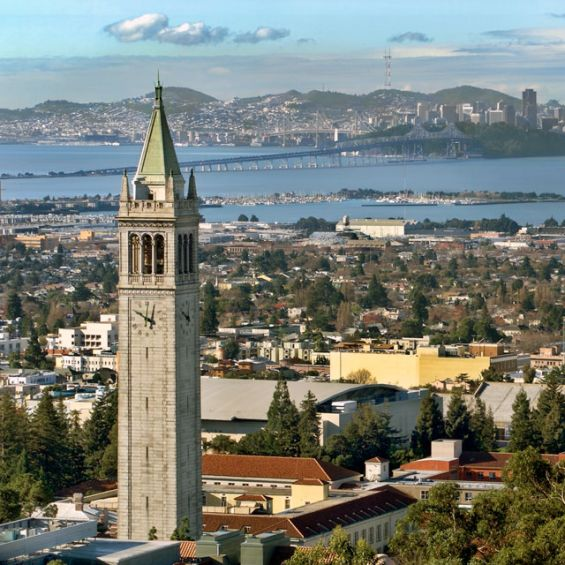
#> input picture HW2/q1.jpg, 565 x 565 px
$ jupyter execute HW2-AmirhoseinYari-98109718-Q1.ipynb
#> lines starting #> are read from the running program, lines starting #| are printed output that depends on the picture
## part 1

[cell 1]
import imageio as iio
import numpy as np
from matplotlib import pyplot as plt

[cell 2]
image = iio.imread('q1.jpg')
#> image is the input picture: shape (565, 565, 3); mean R, G, B 120.4, 125.7, 118.7
image_fourier = np.fft.fftshift(np.fft.fft2(image))
N = np.max(abs(image_fourier))
#> N = 370724
plt.imshow((255*abs(image_fourier/N)).astype(np.uint8));
iio.imwrite('q1_res01.jpg',(255*abs(image_fourier/N)).astype(np.uint8))
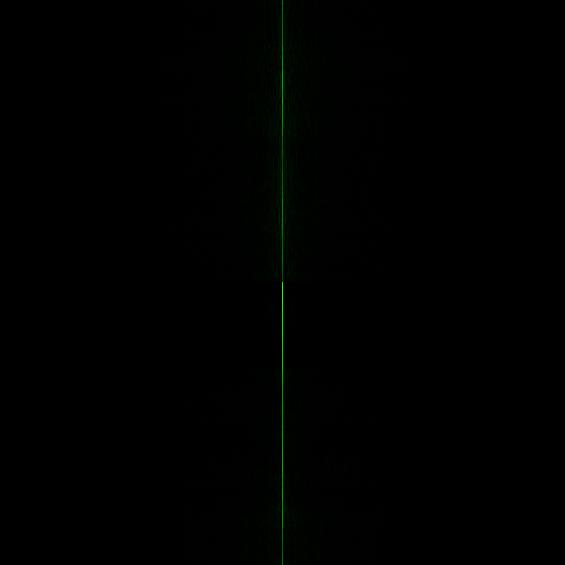
#> saved as q1_res01.jpg: shape (565, 565, 3); mean R, G, B 0.3, 0.8, 0.3

[cell 3]
(m, n, color) = image_fourier.shape
#> m = 565; n = 565; color = 3
sigma = m/2;
#> sigma = 282.5
H_hp = np.zeros((m, n, color))
for i in range(m):
    for j in range(n):
            r = np.sqrt((i-m/2)**2+(j-n/2)**2)
            H_hp[i,j] = 1 - np.exp(-r**2/2/sigma**2)
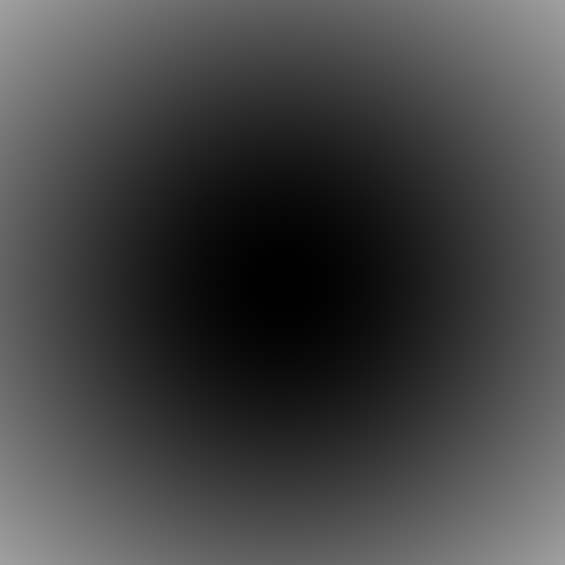
#> H_hp: shape (565, 565, 3) float64; min 3.13e-06, max 0.632, mean 0.268
#plt.imshow(255*H_hp, cmap='gray');
iio.imwrite('q1_res02.jpg',(255*H_hp/np.max(H_hp)).astype(np.uint8))
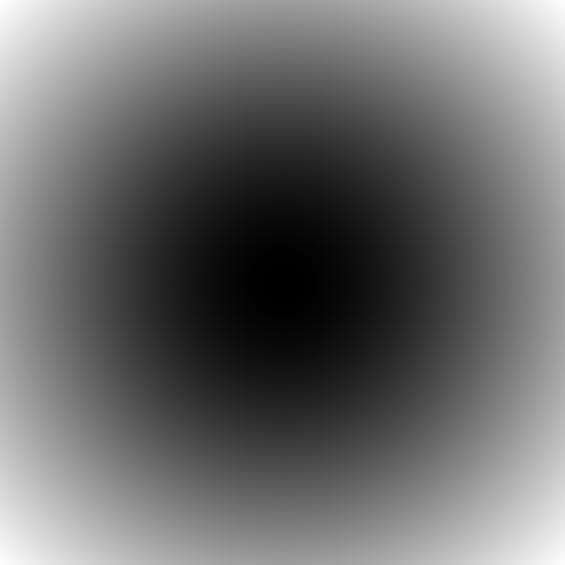
#> saved as q1_res02.jpg: shape (565, 565, 3); min 0, max 255, mean 107.6

[cell 4]
k = 2
sharpen1_fft = image_fourier + k*H_hp*image_fourier
N1 = np.max(abs(sharpen1_fft))
#> N1 = 379952.5
iio.imwrite('q1_res03.jpg',(255*abs(sharpen1_fft/N)).astype(np.uint8))

plt.figure(figsize = (12, 12))
plt.subplot(1,2,1)
plt.imshow((255*abs(image_fourier/N)).astype(np.uint8));
plt.title('image_fft')

plt.subplot(1,2,2)
plt.imshow((255*abs(sharpen1_fft/N1)).astype(np.uint8));
plt.title('after sharpening');
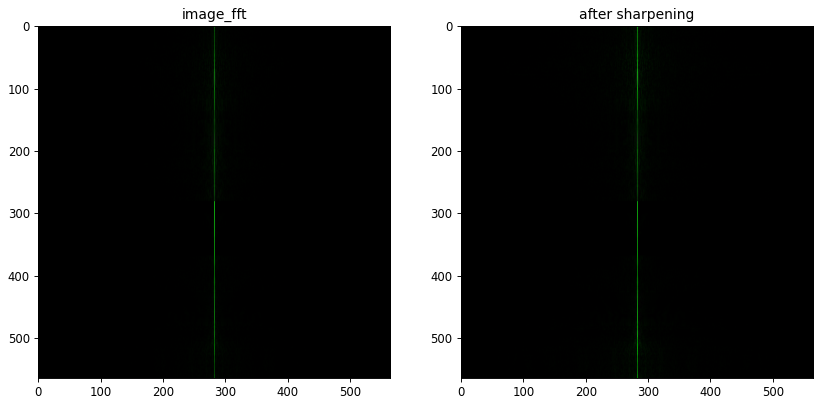
#> figure drawn by matplotlib, 2 panels

[cell 5]
sharpen1 = np.abs(np.fft.ifft2(np.fft.ifftshift(sharpen1_fft)))
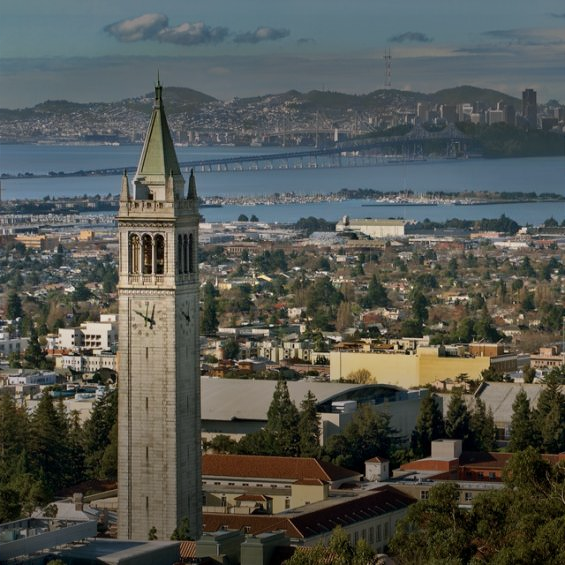
#> sharpen1: shape (565, 565, 3) float64; mean of channels 0, 1, 2 153.6, 159, 149.2; drawn with min black and max white
N1 = np.max(sharpen1)
#> N1 = 465.8
iio.imwrite('q1_res04.jpg',(255*sharpen1/N1).astype(np.uint8))

plt.figure(figsize = (16, 12))
plt.subplot(1,3,1)
plt.imshow(image);
plt.title('image');

plt.subplot(1,3,2)
plt.imshow((255*sharpen1/N1).astype(np.uint8));
plt.title('sharpen image');

plt.subplot(1,3,3)
plt.imshow((255*sharpen1/N1).astype(np.uint8)-image);
plt.title('diff');
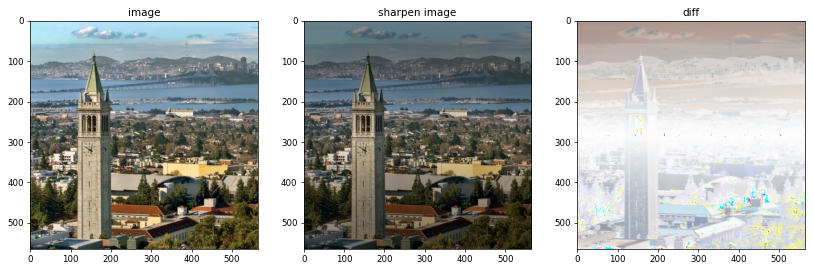
#> figure drawn by matplotlib, 3 panels

## part 2

[cell 6]
image = iio.imread('q1.jpg')
F = np.fft.fftshift(np.fft.fft2(image))
(m, n, color) = F.shape
MaskR2 = np.zeros((m, n, color))
for i in range(m):
    for j in range(n):
        MaskR2 = 4*np.pi**2*((i-m/2)**2+(j-n/2)**2)
F1 = MaskR2*F #q1_res05
N1 = np.max(abs(F1))
#> N1 = 2.32e+12
iio.imwrite('q1_res05.jpg',abs(255*F1/N1).astype(np.uint8))

[cell 7]
unsharpMask = np.abs(np.fft.ifft2(np.fft.ifftshift(F1)))
tempN = np.max(unsharpMask)
#> tempN = 1.6e+09
iio.imwrite('q1_res06.jpg',abs(255*unsharpMask/tempN).astype(np.uint8))

[cell 8]
k = 2
Final = image + k*unsharpMask
tempN = np.max(Final)
#> tempN = 3.19e+09
iio.imwrite('q1_res07.jpg',abs(255*Final/tempN).astype(np.uint8))

plt.figure(figsize = (16, 12))
plt.subplot(1,3,1)
plt.imshow(image);
plt.title('image');

plt.subplot(1,3,2)
plt.imshow((255*Final/tempN).astype(np.uint8));
plt.title('sharpen image');

plt.subplot(1,3,3)
plt.imshow((255*Final/tempN).astype(np.uint8)-image);
plt.title('diff');
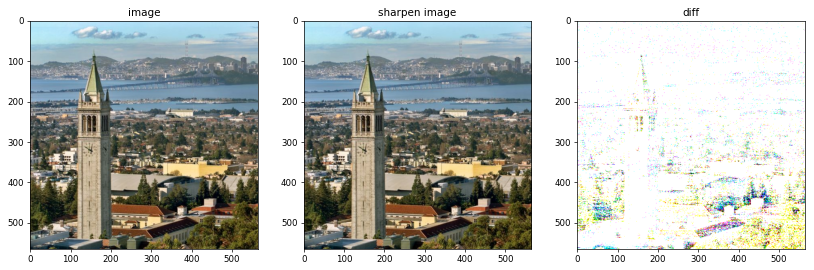
#> figure drawn by matplotlib, 3 panels

$ run again, with HW2/q1_res02.jpg copied over HW2/q1.jpg
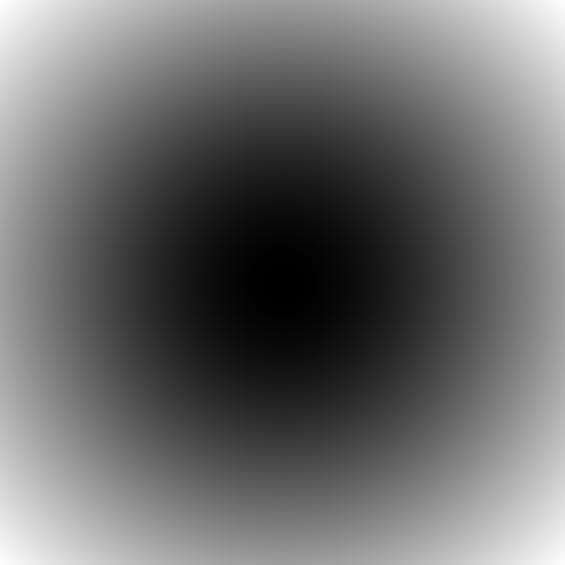
#> input picture HW2/q1_res02.jpg, 565 x 565 px
#> image is the input picture: shape (565, 565, 3); min 0, max 255, mean 107.6
#> N = 327864
#> `N1 = np.max(abs(sharpen1_fft))`: N1 = 327866.1
#> `sharpen1 = np.abs(np.fft.ifft2(np.fft.ifftshift(sharpen1_fft)))`:
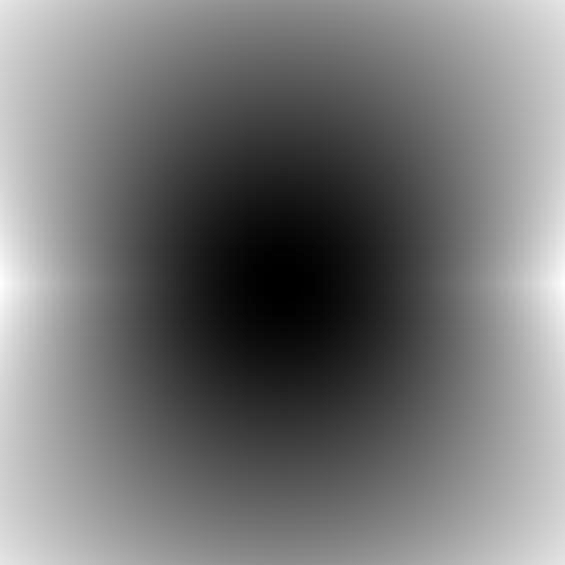
#> sharpen1: shape (565, 565, 3) float64; min 3.66e-05, max 282.4, mean 129.2; drawn with min black and max white
#> `N1 = np.max(sharpen1)`: N1 = 282.4
#> `N1 = np.max(abs(F1))`: N1 = 2.05e+12
#> `tempN = np.max(unsharpMask)`: tempN = 1.6e+09
#> `tempN = np.max(Final)`: tempN = 3.19e+09
#> `[cell 8] k = 2 Final = image + k*unsharpMask tempN = np.max(Final) iio..`:
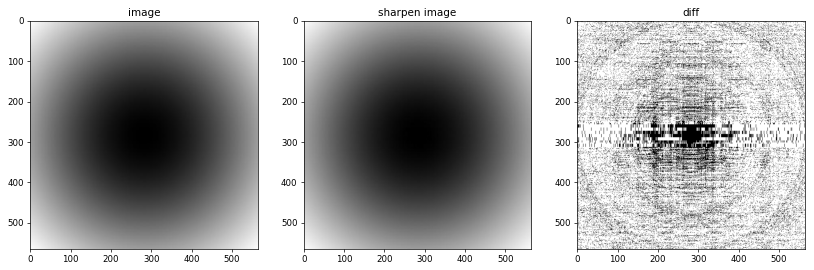
#> figure drawn by matplotlib, 3 panels
